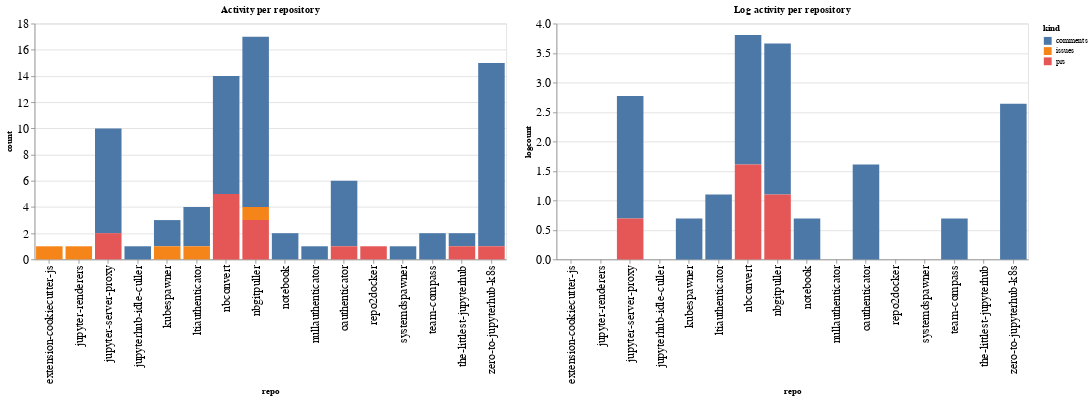

The notebook cell saved with this chart:
### Code cell
ch1 = alt.Chart(repo_summaries, width=600, title="Activity per repository").mark_bar().encode(
    x='repo',
    y='count',
    color='kind',
    tooltip="kind"
)

ch2 = alt.Chart(repo_summaries, width=600, title="Log activity per repository").mark_bar().encode(
    x='repo',
    y='logcount',
    color='kind',
    tooltip="kind"
)

ch1 | ch2

### Figure 1 — Vega-Lite specification as saved in the notebook (floating-point values rounded to 4 significant figures)
{"config": {"axisLeft": {"labelFontSize": 15}, "axisBottom": {"labelFontSize": 15}}, "hconcat": [{"mark": "bar", "encoding": {"color": {"type": "nominal", "field": "kind"}, "tooltip": {"type": "nominal", "field": "kind"}, "x": {"type": "nominal", "field": "repo"}, "y": {"type": "quantitative", "field": "count"}}, "title": "Activity per repository", "width": 600}, {"mark": "bar", "encoding": {"color": {"type": "nominal", "field": "kind"}, "tooltip": {"type": "nominal", "field": "kind"}, "x": {"type": "nominal", "field": "repo"}, "y": {"type": "quantitative", "field": "logcount"}}, "title": "Log activity per repository", "width": 600}], "data": {"name": "data-a5d9a6c97e59d9005e818a64380308b2"}, "$schema": "https://vega.github.io/schema/vega-lite/v4.8.1.json", "datasets": {"data-a5d9a6c97e59d9005e818a64380308b2": [{"repo": "extension-cookiecutter-js", "kind": "issues", "count": 1, "logcount": 0.0}, {"repo": "jupyter-renderers", "kind": "issues", "count": 1, "logcount": 0.0}, {"repo": "jupyter-server-proxy", "kind": "comments", "count": 8, "logcount": 2.079}, {"repo": "jupyter-server-proxy", "kind": "prs", "count": 2, "logcount": 0.6931}, {"repo": "jupyterhub-idle-culler", "kind": "comments", "count": 1, "logcount": 0.0}, {"repo": "kubespawner", "kind": "comments", "count": 2, "logcount": 0.6931}, {"repo": "kubespawner", "kind": "issues", "count": 1, "logcount": 0.0}, {"repo": "ltiauthenticator", "kind": "comments", "count": 3, "logcount": 1.099}, {"repo": "ltiauthenticator", "kind": "issues", "count": 1, "logcount": 0.0}, {"repo": "nbconvert", "kind": "comments", "count": 9, "logcount": 2.197}, {"repo": "nbconvert", "kind": "prs", "count": 5, "logcount": 1.609}, {"repo": "nbgitpuller", "kind": "comments", "count": 13, "logcount": 2.565}, {"repo": "nbgitpuller", "kind": "issues", "count": 1, "logcount": 0.0}, {"repo": "nbgitpuller", "kind": "prs", "count": 3, "logcount": 1.099}, {"repo": "notebook", "kind": "comments", "count": 2, "logcount": 0.6931}, {"repo": "nullauthenticator", "kind": "comments", "count": 1, "logcount": 0.0}, {"repo": "oauthenticator", "kind": "comments", "count": 5, "logcount": 1.609}, {"repo": "oauthenticator", "kind": "prs", "count": 1, "logcount": 0.0}, {"repo": "repo2docker", "kind": "prs", "count": 1, "logcount": 0.0}, {"repo": "systemdspawner", "kind": "comments", "count": 1, "logcount": 0.0}, {"repo": "team-compass", "kind": "comments", "count": 2, "logcount": 0.6931}, {"repo": "the-littlest-jupyterhub", "kind": "comments", "count": 1, "logcount": 0.0}, {"repo": "the-littlest-jupyterhub", "kind": "prs", "count": 1, "logcount": 0.0}, {"repo": "zero-to-jupyterhub-k8s", "kind": "comments", "count": 14, "logcount": 2.639}, {"repo": "zero-to-jupyterhub-k8s", "kind": "prs", "count": 1, "logcount": 0.0}]}}
